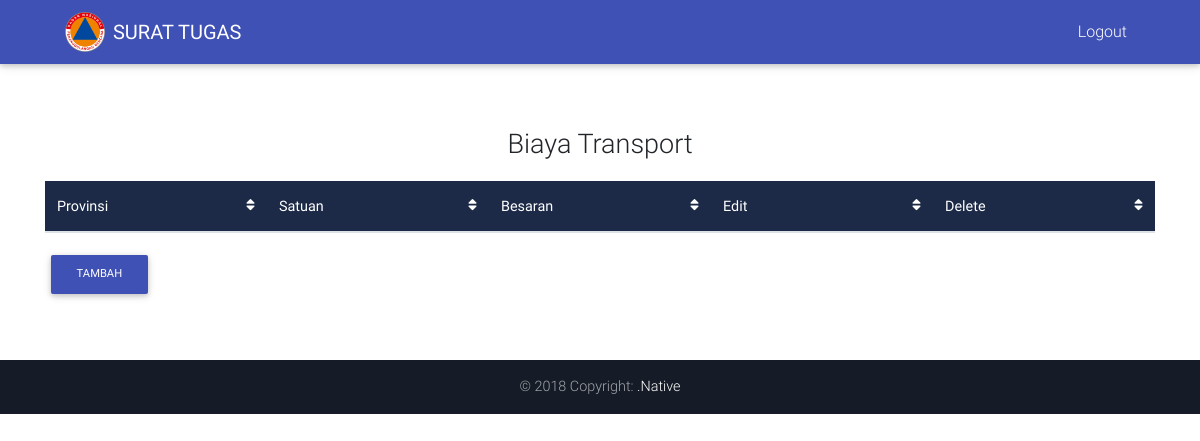
Page /index.php/home/biaya_transport on the earlier database version.
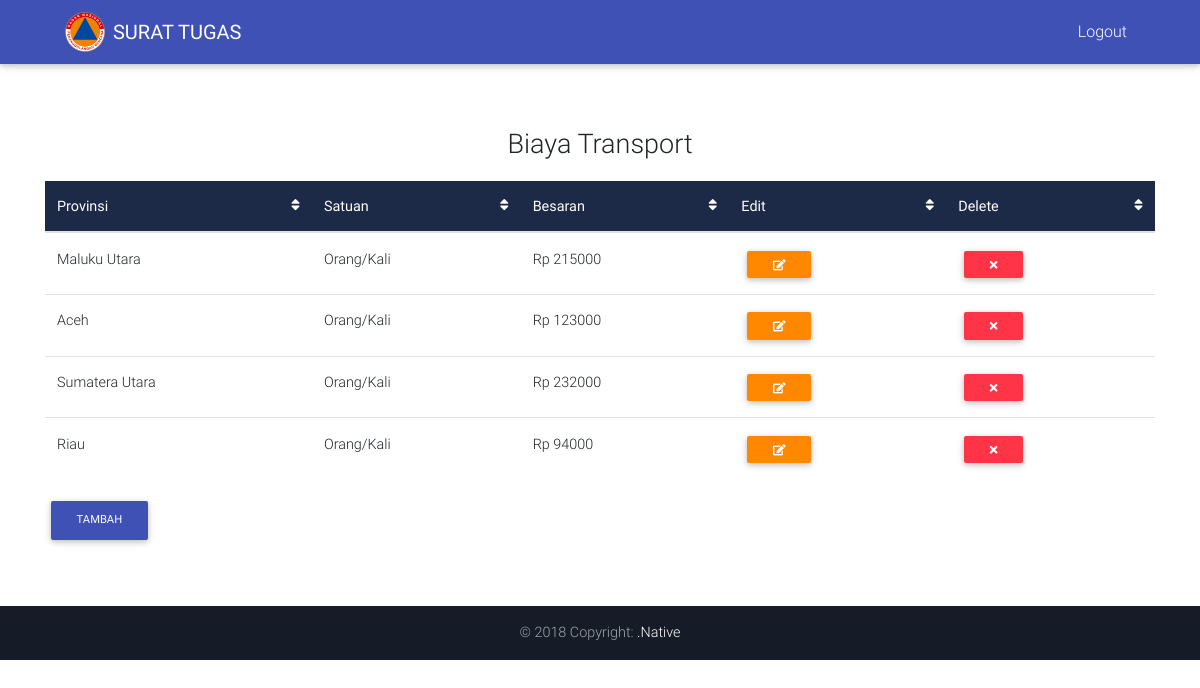
Same page on the later database version.
### tables this page shows
CREATE TABLE `biaya_transport` (
  `id` int(5) NOT NULL,
  `provinsi` text NOT NULL,
  `besaran` int(10) NOT NULL
);

### application/controllers/Home.php (called while the page is built, shortened)
<?php
class Home extends CI_Controller {
	function __Construct()
    {
        $this->load->model("home_model");
        $this->load->library("pagination");
    }
	public function biaya_transport()
	{
		$data['transport'] = $this->home_model->get_biaya_transport();
		$this->load->view('nav');
		$this->load->view('header');
		$this->load->view('biaya_transport', $data);
		$this->load->view('footer');
	}
}

### index.php (called while the page is built, shortened)
<?php
require_once BASEPATH.'core/CodeIgniter.php';

### application/models/Home_model.php (called while the page is built, shortened)
<?php
class Home_model extends CI_Model {
	function get_biaya_transport() {
		$this->db->from('biaya_transport');
		$query = $this->db->get();
		return $query->result();
	}
}
?>

### application/views/biaya_transport.php (the view, shortened to what this page needs)
<body>
  <div class="container margin">
        <p style="font-size: 27px; text-align: center;">Biaya Transport</p>
          <table id="biaya_transport" class="table table-hover" cellspacing="0">
                          <thead class="mdb-color darken-3 white-text">
                            <tr>
                              <th class="th-sm" scope="col">Provinsi
                                <i class="fa fa-sort float-right" aria-hidden="true"></i>
                              </th>
                              <th class="th-sm" scope="col">Satuan
                                <i class="fa fa-sort float-right" aria-hidden="true"></i>
                              </th>
                              <th class="th-sm" scope="col">Besaran
                                <i class="fa fa-sort float-right" aria-hidden="true"></i>
                              </th>
                              <th class="th-sm" scope="col">Edit
                                <i class="fa fa-sort float-right" aria-hidden="true"></i>
                              </th>
                              <th class="th-sm" scope="col">Delete
                                <i class="fa fa-sort float-right" aria-hidden="true"></i>
                              </th>
                            </tr>
                          </thead>
                          <tbody>
                            <?php foreach ($transport as $row) {
                echo "
                <tr>
                              <td>".$row->provinsi."</td>
                              <td>Orang/Kali</td>
                              <td> Rp ".$row->besaran."</td>
                              <td>
                                 <span class='table-remove'><a href='".base_url("home/edit_transport_page/$row->id")."'><button type='button'  class='btn btn-warning btn-sm my-0'><i class='fa fa-pencil-square-o' aria-hidden='true'></i></button></a>
                              </td>
                              <td>
                                 <span class='table-remove'><a href='".base_url("home/delete_transport/$row->id")."'><button type='button' class='btn btn-danger btn-sm my-0'><i class='fa fa-times' aria-hidden='true'></i></button></span>
                              </td>
                            </tr>
                            ";
              }
                             ?>
                      </tbody>
                    </table>
              <div align="left">
                <a href="#"><button type="button" data-toggle="modal" data-target="#modalRegisterForm" class="btn btn-indigo btn-md">Tambah</button></a>
              </div>
    </div>
</body>
</html>

Differences in the rows shown:
added biaya_transport: provinsi "Maluku Utara", besaran "215000"
added biaya_transport: provinsi "Aceh", besaran "123000"
added biaya_transport: provinsi "Sumatera Utara", besaran "232000"
added biaya_transport: provinsi "Riau", besaran "94000"
